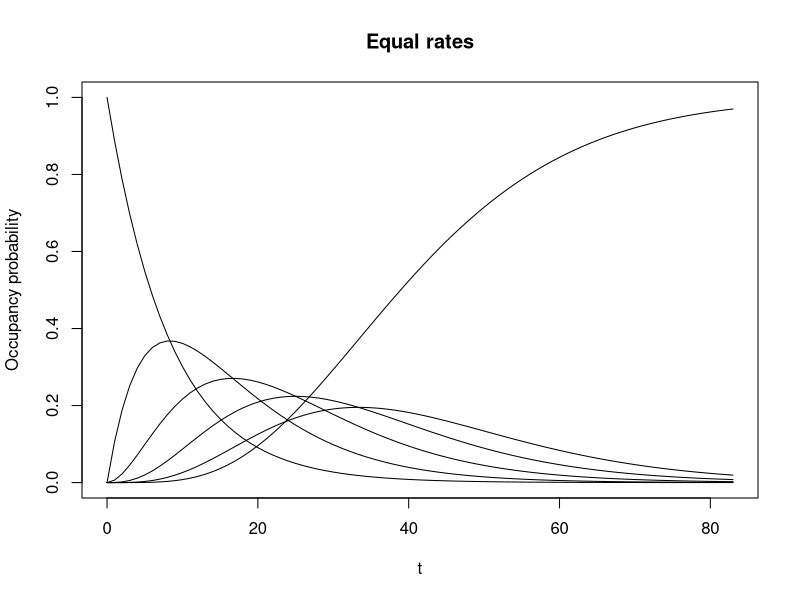
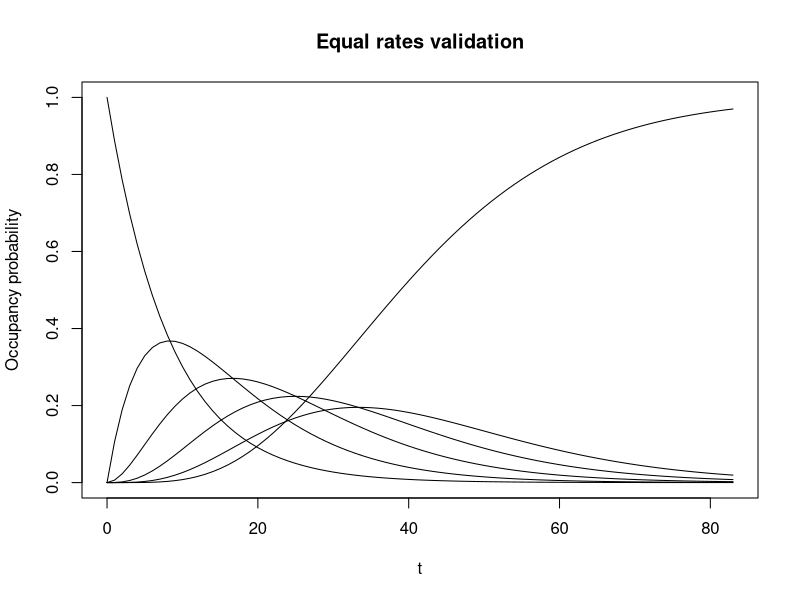
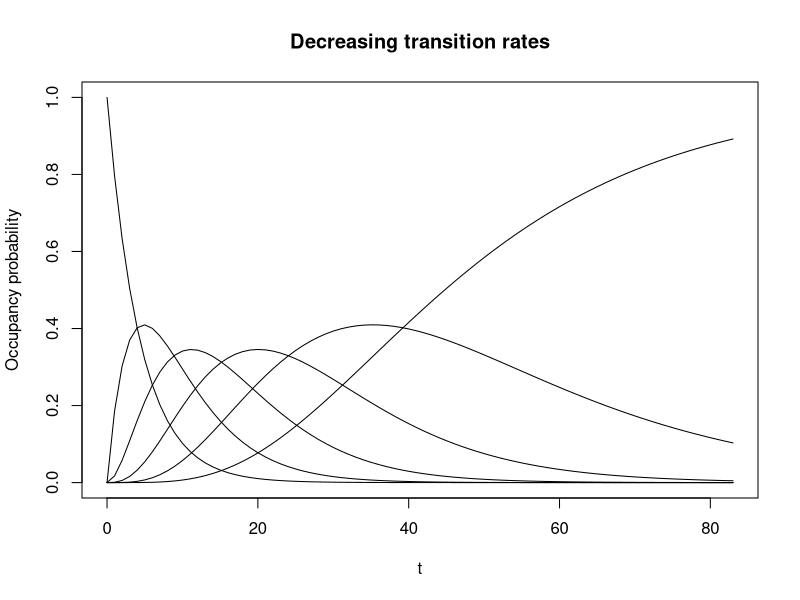
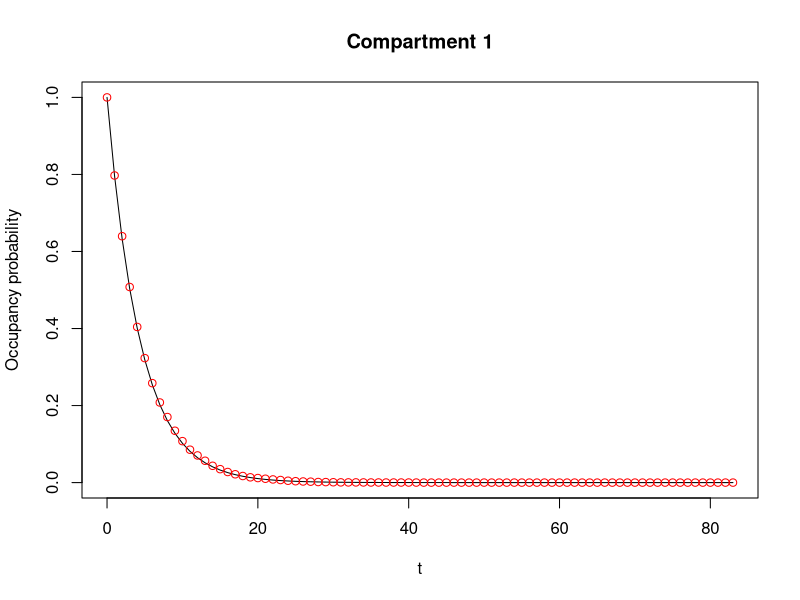
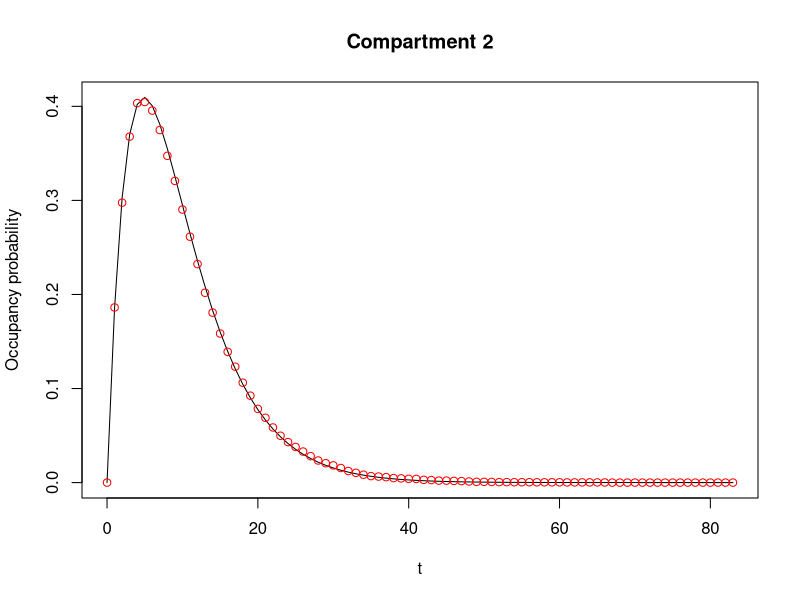
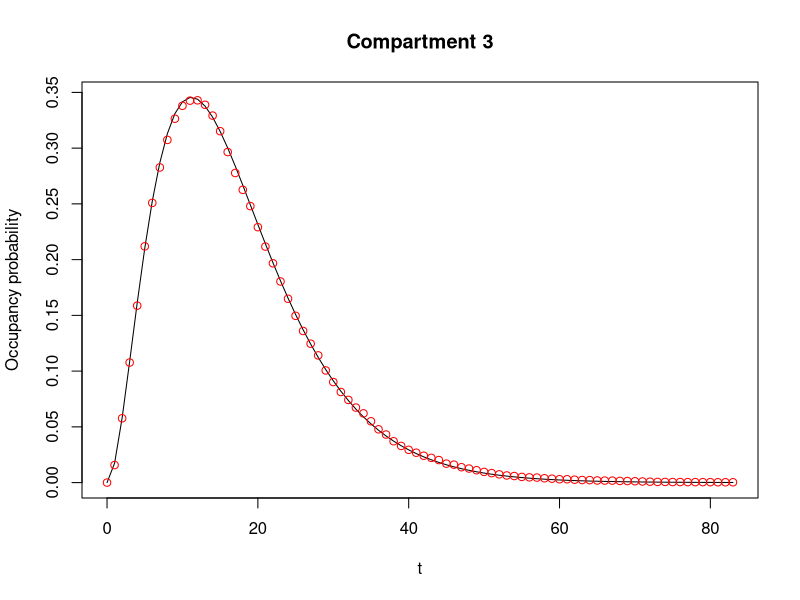
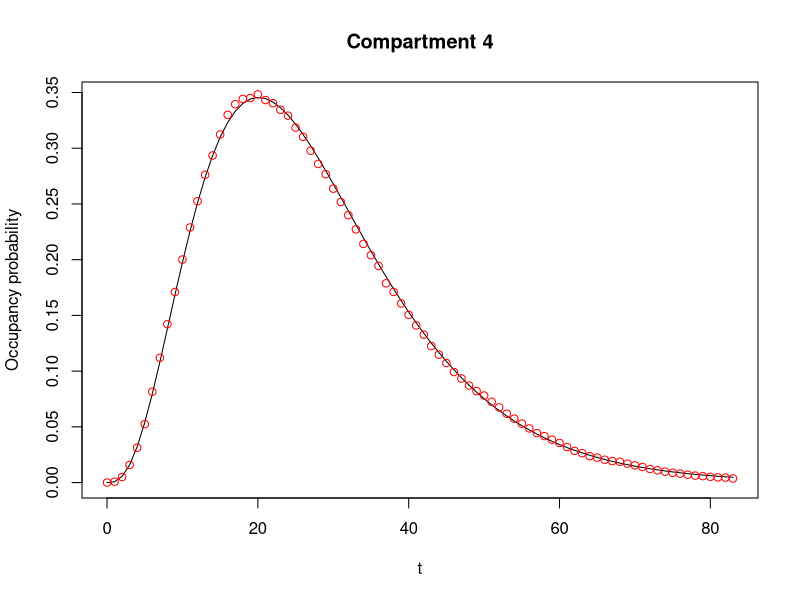
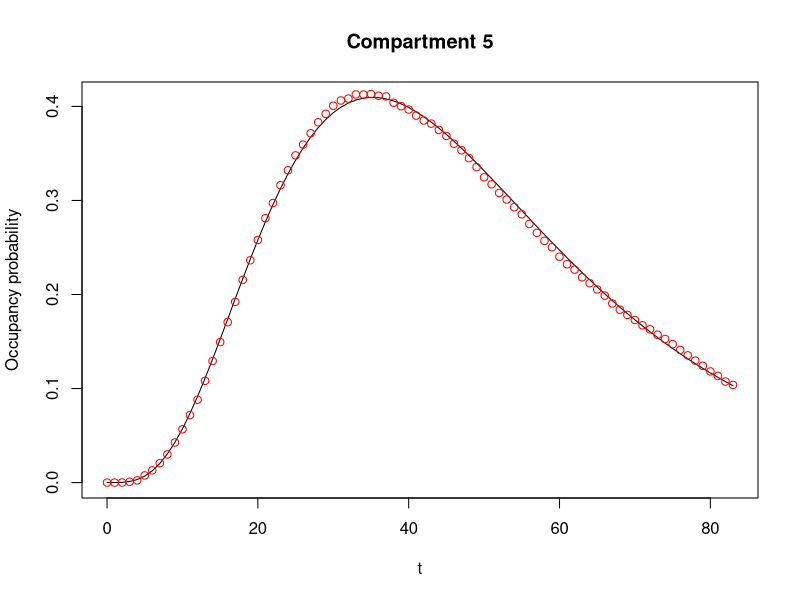

The R source for these figures, in order:
#' Compute the probability of occupying each of K compartments
#' @param rate (`numeric(1)` or `numeric(K-1)`)\cr
#'   The rate of transfer between each of the K compartments.
#'   If scalar, the rate is identical across all compartments.
#' @param K (`integer(1)`)\cr
#'   The number of sequential compartments.
#' @param t (`numeric()`)\cr
#'   The time axis to compute occupancy probabilities for.
#' @return
#'   A `list()` with the k'th element containing the probability of occupying the k'th compartment over time.
#' @examples
#'  occupancy_probability(0.1, 3, seq(0, 50))
#'  occupancy_probability(c(0.1, 0.2), 3, seq(0, 50))
occupancy_probability <- function(rate, K, t) {                                                                         # nolint: object_name_linter
  coll <- checkmate::makeAssertCollection()
  checkmate::assert(
    checkmate::check_number(rate),
    checkmate::check_numeric(rate, lower = 0, any.missing = FALSE, len = K - 1),
    add = coll
  )
  checkmate::assert_number(K, lower = 2, add = coll)
  checkmate::assert_numeric(t, lower = 0, add = coll)
  checkmate::reportAssertions(coll)

  # Compute the probability of less than K events over time
  if (length(rate) == 1) {

    # If a scalar rate is given, the problem reduces to the Erlang-distribution
    prob_lt_k <- purrr::map(1:(K - 1), \(k) {
      pgamma(t, shape = k, rate = rate, lower.tail = FALSE)
    })

  } else {
    # We can compute the waiting time distributions (hypoexponential distributions)
    # https://en.wikipedia.org/wiki/Hypoexponential_distribution

    phypo <- function(t, shape = 1, rate = rep(1, shape), lower.tail = TRUE) {

      # For the first compartment, the problem is simply an exponential distribution
      if (shape == 1) {
        return(pexp(t, rate, lower.tail = FALSE))
      }

      # For the remaining compartments, we need to compute the hypoexponential distribution using the matrix method

      # Bi-diagnonal matrix of rates
      theta <- rbind(cbind(rep(0, shape - 1), diag(rate[1:(shape - 1)], nrow = shape - 1)), rep(0, shape)) - diag(rate)

      # Initial state (all in first compartment)
      alpha <- c(1, rep(0, shape - 1))

      # Ones vector
      ones <- matrix(rep(1, shape))

      # Compute the upper tail of the cumulative distribution function
      p <- purrr::map_dbl(
        t,
        \(t) as.numeric(alpha[1:shape] %*% Matrix::expm(t * theta[1:shape, 1:shape]) %*% ones[1:shape])
      )

      # Convert to lower tail if needed
      if (lower.tail) {
        p <- 1 - p
      }

      return(p)
    }

    # Retrieve each of the hypoexponential distributions
    prob_lt_k <- purrr::map(seq_along(rate), \(k) phypo(t, shape = k, rate = rate[1:k], lower.tail = FALSE))

  }

  # Compute the probability of occupying states k over time from the waiting time distributions
  # i.e. the difference of the cumulative distribution function for between states
  prob_k <- purrr::map(2:(K - 1), \(k) {
    prob_lt_k[[k]] - prob_lt_k[[k - 1]]
  })
  prob_k <- c(prob_lt_k[1], prob_k)

  # Add absorbing state
  prob_k <- c(prob_k, list(1 - purrr::reduce(prob_k, `+`)))

  return(prob_k)
}

# Plot the basis functions
tau <- 50 / 3
t <- seq(0, 5 * tau, by = 1)
K <- 6                                                                                                                  # nolint: object_name_linter
lambda <- K / (3 * tau)

# Using the Erlang distributions directly
prob_k <- occupancy_probability(lambda, K, t)
plot(t, prob_k[[1]], type = "l", ylim = c(0, 1), ylab = "Occupancy probability", main = "Equal rates")
purrr::walk(prob_k[2:K], ~ lines(t, .x))


# Checking that we get the same if we use the convolution method, but with identical rates
prob_k <- occupancy_probability(rep(lambda, K - 1), K, t)
plot(t, prob_k[[1]], type = "l", ylim = c(0, 1), ylab = "Occupancy probability", main = "Equal rates validation")
purrr::walk(prob_k[2:K], ~ lines(t, .x))


# Using different rates
rate <- rev(seq(K - 1)) # Use decreasing rates
rate <- rate * sum(1 / rate) / (K / lambda) # Normalize so total waiting time is equal between problems
# This way: sum(1 / rate) == k / lambda                                                                                 # nolint: commented_code_linter
prob_k <- occupancy_probability(rate, K, t)
plot(t, prob_k[[1]], type = "l", ylim = c(0, 1), ylab = "Occupancy probability", main = "Decreasing transition rates")
purrr::walk(prob_k[2:K], ~ lines(t, .x))



# Compare with Monte Carlo expectation
n <- 1e4

# First we draw the times when each run leaves a given compartment k
r <- purrr::map(rate, ~ rexp(n, .x)) |>
  purrr::reduce(c) |>
  matrix(nrow = n) |>
  matrixStats::rowCumsums() |>
  cbind(rep(Inf, n))

# Then we determine which compartment they occupy at time t
occupancy_mc <- purrr::map(t, \(t) apply(r > t, 1, \(row) min(which(row))))

# Then we can compute the probability that compartment k is occupied at time t from the Monte Carlo data.
probability_occupancy <- purrr::map(1:K, \(k) purrr::map_dbl(seq_along(t), \(t) mean(occupancy_mc[[t]] == k)))


# Compare these MC probabilities with the analytical expectation
for (k in 1:K) {
  plot(t, prob_k[[k]], type = "l", ylab = "Occupancy probability", main = glue::glue("Compartment {k}"))
  points(t, probability_occupancy[[k]], col = "red")
}
